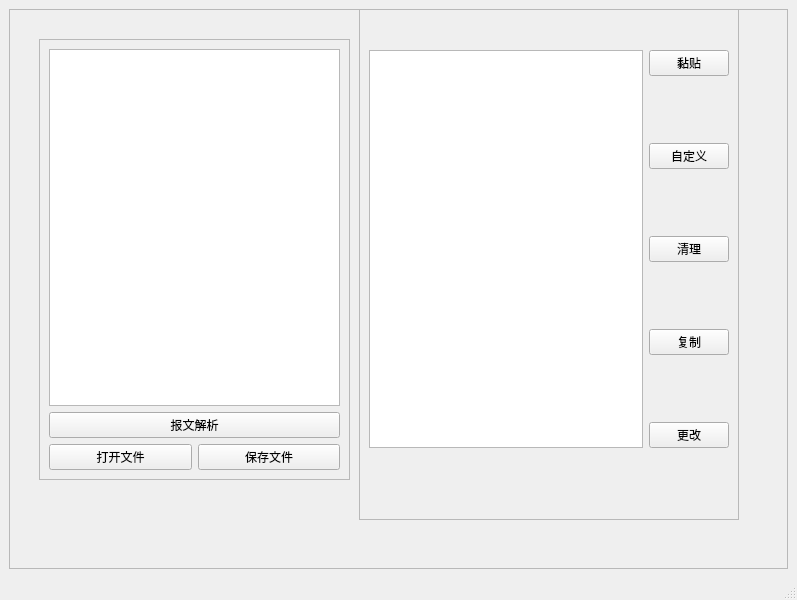
<?xml version="1.0" encoding="UTF-8"?>
<ui version="4.0">
 <class>MainWindow</class>
 <widget class="QMainWindow" name="MainWindow">
  <property name="geometry">
   <rect>
    <x>0</x>
    <y>0</y>
    <width>797</width>
    <height>600</height>
   </rect>
  </property>
  <property name="windowTitle">
   <string>尝试处理</string>
  </property>
  <widget class="QWidget" name="centralwidget">
   <layout class="QHBoxLayout" name="horizontalLayout">
    <item>
     <widget class="QFrame" name="frame">
      <property name="frameShape">
       <enum>QFrame::StyledPanel</enum>
      </property>
      <property name="frameShadow">
       <enum>QFrame::Raised</enum>
      </property>
      <widget class="QFrame" name="frame_2">
       <property name="geometry">
        <rect>
         <x>30</x>
         <y>30</y>
         <width>311</width>
         <height>441</height>
        </rect>
       </property>
       <property name="frameShape">
        <enum>QFrame::StyledPanel</enum>
       </property>
       <property name="frameShadow">
        <enum>QFrame::Raised</enum>
       </property>
       <layout class="QGridLayout" name="gridLayout">
        <item row="2" column="1">
         <widget class="QPushButton" name="pushButton_savefile">
          <property name="text">
           <string>保存文件</string>
          </property>
         </widget>
        </item>
        <item row="2" column="0">
         <widget class="QPushButton" name="pushButton_openfile">
          <property name="text">
           <string>打开文件</string>
          </property>
         </widget>
        </item>
        <item row="1" column="0" colspan="2">
         <widget class="QPushButton" name="button_analymes">
          <property name="text">
           <string>报文解析</string>
          </property>
         </widget>
        </item>
        <item row="0" column="0" colspan="2">
         <widget class="QTextEdit" name="textEdit"/>
        </item>
       </layout>
      </widget>
      <widget class="QFrame" name="frame_3">
       <property name="geometry">
        <rect>
         <x>350</x>
         <y>-30</y>
         <width>380</width>
         <height>541</height>
        </rect>
       </property>
       <property name="frameShape">
        <enum>QFrame::StyledPanel</enum>
       </property>
       <property name="frameShadow">
        <enum>QFrame::Raised</enum>
       </property>
       <layout class="QGridLayout" name="gridLayout_2">
        <item row="0" column="0" rowspan="5">
         <widget class="QTextBrowser" name="textBrowser"/>
        </item>
        <item row="3" column="1">
         <widget class="QPushButton" name="pushButton_copy">
          <property name="text">
           <string>复制</string>
          </property>
         </widget>
        </item>
        <item row="4" column="1">
         <widget class="QPushButton" name="pushButton_change">
          <property name="text">
           <string>更改</string>
          </property>
         </widget>
        </item>
        <item row="1" column="1">
         <widget class="QPushButton" name="pushButton_selfdesign">
          <property name="text">
           <string>自定义</string>
          </property>
         </widget>
        </item>
        <item row="0" column="1">
         <widget class="QPushButton" name="pushButton_paste">
          <property name="text">
           <string>黏贴</string>
          </property>
         </widget>
        </item>
        <item row="2" column="1">
         <widget class="QPushButton" name="pushButton_clear">
          <property name="text">
           <string>清理</string>
          </property>
         </widget>
        </item>
       </layout>
      </widget>
     </widget>
    </item>
   </layout>
  </widget>
  <widget class="QMenuBar" name="menubar">
   <property name="geometry">
    <rect>
     <x>0</x>
     <y>0</y>
     <width>797</width>
     <height>26</height>
    </rect>
   </property>
  </widget>
  <widget class="QStatusBar" name="statusbar"/>
 </widget>
 <resources/>
 <connections>
  <connection>
   <sender>pushButton_clear</sender>
   <signal>clicked()</signal>
   <receiver>textBrowser</receiver>
   <slot>clear()</slot>
   <hints>
    <hint type="sourcelabel">
     <x>679</x>
     <y>270</y>
    </hint>
    <hint type="destinationlabel">
     <x>545</x>
     <y>336</y>
    </hint>
   </hints>
  </connection>
  <connection>
   <sender>pushButton_copy</sender>
   <signal>clicked()</signal>
   <receiver>textBrowser</receiver>
   <slot>copy()</slot>
   <hints>
    <hint type="sourcelabel">
     <x>656</x>
     <y>367</y>
    </hint>
    <hint type="destinationlabel">
     <x>589</x>
     <y>401</y>
    </hint>
   </hints>
  </connection>
  <connection>
   <sender>pushButton_paste</sender>
   <signal>clicked()</signal>
   <receiver>textBrowser</receiver>
   <slot>paste()</slot>
   <hints>
    <hint type="sourcelabel">
     <x>676</x>
     <y>96</y>
    </hint>
    <hint type="destinationlabel">
     <x>557</x>
     <y>135</y>
    </hint>
   </hints>
  </connection>
  <connection>
   <sender>button_analymes</sender>
   <signal>clicked()</signal>
   <receiver>textEdit</receiver>
   <slot>copy()</slot>
   <hints>
    <hint type="sourcelabel">
     <x>248</x>
     <y>447</y>
    </hint>
    <hint type="destinationlabel">
     <x>246</x>
     <y>367</y>
    </hint>
   </hints>
  </connection>
  <connection>
   <sender>button_analymes</sender>
   <signal>clicked(bool)</signal>
   <receiver>textBrowser</receiver>
   <slot>show()</slot>
   <hints>
    <hint type="sourcelabel">
     <x>321</x>
     <y>446</y>
    </hint>
    <hint type="destinationlabel">
     <x>411</x>
     <y>436</y>
    </hint>
   </hints>
  </connection>
 </connections>
</ui>
